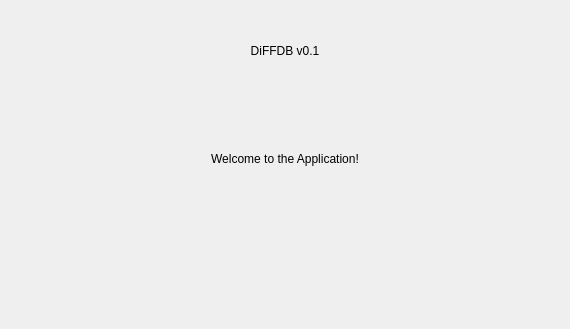
<?xml version="1.0" encoding="UTF-8"?>
<ui version="4.0">
 <class>Home</class>
 <widget class="QWidget" name="Home">
  <property name="geometry">
   <rect>
    <x>0</x>
    <y>0</y>
    <width>570</width>
    <height>329</height>
   </rect>
  </property>
  <property name="minimumSize">
   <size>
    <width>0</width>
    <height>0</height>
   </size>
  </property>
  <layout class="QVBoxLayout" name="verticalLayout">
   <property name="topMargin">
    <number>0</number>
   </property>
   <item>
    <layout class="QVBoxLayout" name="verticalLayout_2">
     <property name="spacing">
      <number>0</number>
     </property>
     <property name="sizeConstraint">
      <enum>QLayout::SetDefaultConstraint</enum>
     </property>
     <property name="leftMargin">
      <number>0</number>
     </property>
     <item>
      <widget class="QLabel" name="label">
       <property name="styleSheet">
        <string notr="true">font: 75 20pt &quot;MS Serif&quot;;</string>
       </property>
       <property name="text">
        <string>DiFFDB v0.1</string>
       </property>
       <property name="alignment">
        <set>Qt::AlignCenter</set>
       </property>
       <property name="wordWrap">
        <bool>false</bool>
       </property>
      </widget>
     </item>
    </layout>
   </item>
   <item>
    <layout class="QVBoxLayout" name="verticalLayout_3">
     <item>
      <widget class="QLabel" name="welcome_label">
       <property name="minimumSize">
        <size>
         <width>0</width>
         <height>20</height>
        </size>
       </property>
       <property name="toolTip">
        <string>&lt;html&gt;&lt;head/&gt;&lt;body&gt;&lt;p align=&quot;center&quot;&gt;&lt;br/&gt;&lt;/p&gt;&lt;/body&gt;&lt;/html&gt;</string>
       </property>
       <property name="styleSheet">
        <string notr="true">font: 75 20pt &quot;MS Shell Dlg 2&quot;;</string>
       </property>
       <property name="lineWidth">
        <number>0</number>
       </property>
       <property name="midLineWidth">
        <number>0</number>
       </property>
       <property name="text">
        <string>&lt;html&gt;&lt;head/&gt;&lt;body&gt;&lt;p&gt;Welcome to the Application!&lt;/p&gt;&lt;/body&gt;&lt;/html&gt;</string>
       </property>
       <property name="textFormat">
        <enum>Qt::AutoText</enum>
       </property>
       <property name="alignment">
        <set>Qt::AlignCenter</set>
       </property>
       <property name="indent">
        <number>-2</number>
       </property>
      </widget>
     </item>
    </layout>
   </item>
   <item>
    <layout class="QVBoxLayout" name="verticalLayout_4">
     <property name="sizeConstraint">
      <enum>QLayout::SetNoConstraint</enum>
     </property>
     <item>
      <widget class="QLabel" name="penguin_gif">
       <property name="lineWidth">
        <number>0</number>
       </property>
       <property name="alignment">
        <set>Qt::AlignCenter</set>
       </property>
      </widget>
     </item>
    </layout>
   </item>
  </layout>
 </widget>
 <resources/>
 <connections/>
</ui>
